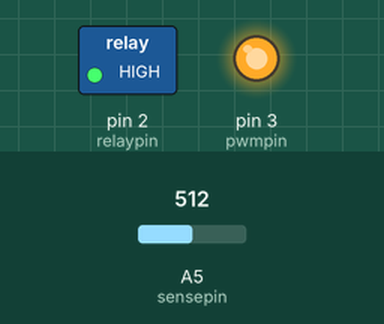
Recording of a sketch running on a simulated Arduino Uno, built with avr-gcc and run on an emulated ATmega328P. On the bench: switched loads named in the sketch (green lamp = pin HIGH), output pins drawn as LEDs (lit = HIGH). Inputs (shaded band) come from the test bench; at power-on: A5 (sensepin) = 512. What the sketch prints to the serial monitor is not drawn.

Above: at 0.1 s.
Timing chart, 0 to 1.6 s (numbered marks = the images above):
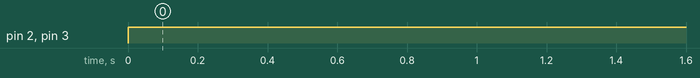

The sketch:

MushBox-working.ino
```cpp
const byte relaypin = 2;
const byte pwmpin = 3;
const byte sensepin = 5;

class PWMFan {
  private:
    bool _on;
    int _duty;
    int _relaypin, _pwmpin, _sensepin;
  public:
    PWMFan(int rp, int pwm, int sp) {
      _on = false;
      _duty = 0;
      _relaypin = rp;
      _pwmpin = pwm;
      _sensepin = sp;
    }
    void setupDevice() {
      pinMode(_relaypin, OUTPUT);
      pinMode(_pwmpin, OUTPUT);
      pinMode(_sensepin, INPUT_PULLUP);
    }
    void on(int percent = 100) {
      // Safety logic
      if (percent < 0) percent = 0;
      if (percent == 0) {
        off();
        return;
      }
      if (percent > 100) percent = 100;

      // Normalize percent to 10-bit PWM value
      int duty = percent * 1024 / 100;
      if (duty != _duty) {
        digitalWrite(_relaypin, HIGH);
        digitalWrite(_pwmpin, duty);
        _duty = duty;
      }
      if (!_on) _on = 1;
    }
    void off() {
      if (_on) {
        digitalWrite(_relaypin, LOW);
        digitalWrite(_pwmpin, LOW);
        _duty = 0;
        _on = 0;
      }
    }
};

PWMFan fan1(relaypin, pwmpin, sensepin);

void setup() {
  Serial.begin(9600);
  fan1.setupDevice();
}

void loop() {
  fan1.on();
  Serial.println("Turning on fan.");
  for (byte i = 0; i < 20; i++) {
    Serial.print(i);
    Serial.print(": ");
    Serial.println(analogRead(sensepin));
    delay(2000);
  }
}
```

Measured:
- by itself, pin 2 (relaypin), pin 3 (pwmpin): LOW → HIGH at 0.00 s
